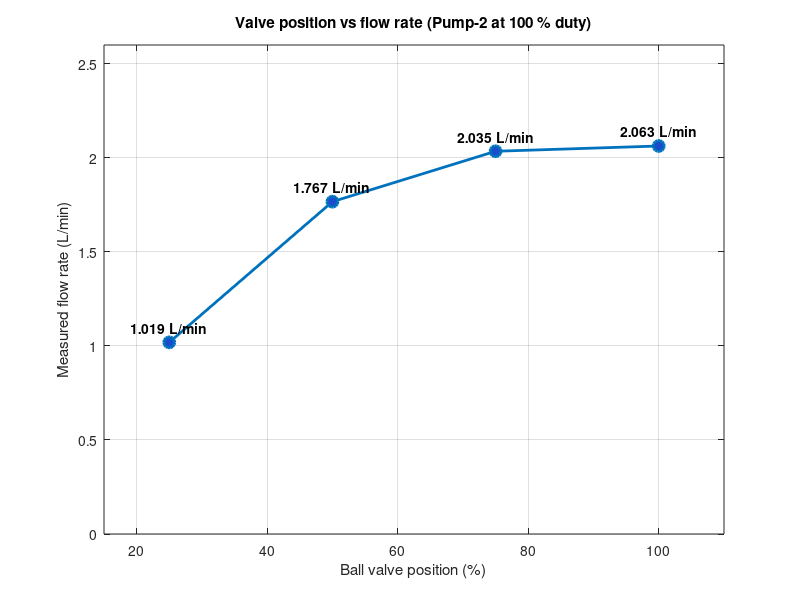

Recreate this plot in MATLAB.
%% Q2.1: Ball valve position vs flow rate (FT-01, calibrated: Q = 0.009244 f + 0.040111)
% Data source: analysis/data/valve_characterization.csv
clear; clc; close all;

script_dir = fileparts(mfilename('fullpath'));
csv_file = fullfile(script_dir, 'data', 'valve_characterization.csv');

if exist(csv_file, 'file')
    T = readtable(csv_file);
    valve = T.valve_pos_pct';
    freq  = T.pulse_freq_hz';
    Q     = T.flow_rate_Lpm';
else
    valve = [25 50 75 100];
    freq  = [105.9 186.8 215.8 218.8];
    Q     = [1.019 1.767 2.035 2.063];
end

% Check the readings against the calibration equation
Q_check = 0.009244 * freq + 0.040111;
fprintf('Valve %%  Freq (Hz)  Q shown  Q calc\n');
fprintf('%5d  %9.1f  %7.3f  %6.3f\n', [valve; freq; Q; Q_check]);

media_dir = fullfile(script_dir, '..', 'media');
if ~exist(media_dir, 'dir'), mkdir(media_dir); end

fig = figure('Color','w','Position',[100 100 720 480], 'Visible', 'off');
plot(valve, Q, 'o-', 'LineWidth', 2, 'MarkerSize', 8, 'MarkerFaceColor', [0.1 0.3 0.8]);
grid on; box on; hold on;
for i = 1:numel(valve)
    text(valve(i), Q(i) + 0.08, sprintf('%.3f L/min', Q(i)), ...
         'HorizontalAlignment', 'center', 'FontWeight', 'bold');
end
xlabel('Ball valve position (%)');
ylabel('Measured flow rate (L/min)');
title('Valve position vs flow rate (Pump-2 at 100 % duty)');
xlim([15 110]); ylim([0 2.6]);
exportgraphics(fig, fullfile(media_dir, 'valve_position_vs_flow.png'), 'Resolution', 200);
